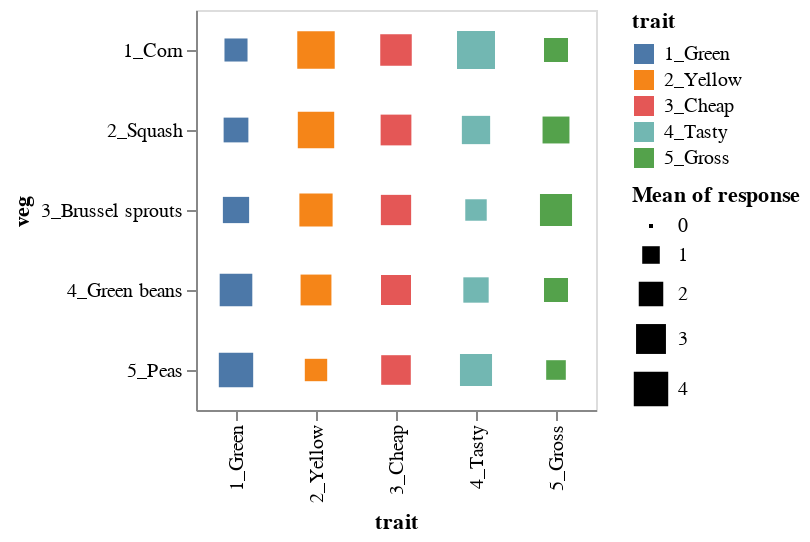

Here is the notebook cell this chart was saved with:
### Markdown cell above
## Changing plot size

- Width and height go in `.properties()`
- We can also add a tooltip
- Also showing you can use a square mark instead of a circle for a similar effect

### Code cell
alt.Chart(df).mark_square().encode(
    x = 'trait:N',
    y = 'veg:N',
    color = 'trait:N',
    size = 'mean(response):Q',
    tooltip = ['mean(response):Q']
).properties(
    width = 200,
    height = 200
)

### Figure 1 — Vega-Lite specification as saved in the notebook (floating-point values rounded to 4 significant figures; data arrays with more than 128 entries replaced by an {"elided": "..."} marker saying what was removed)
{"config": {"view": {"continuousWidth": 300, "continuousHeight": 300}}, "data": {"name": "data-07f93f6fab5f4d4715a804d075ffd351"}, "mark": {"type": "square"}, "encoding": {"color": {"field": "trait", "type": "nominal"}, "size": {"aggregate": "mean", "field": "response", "type": "quantitative"}, "tooltip": [{"aggregate": "mean", "field": "response", "type": "quantitative"}], "x": {"field": "trait", "type": "nominal"}, "y": {"field": "veg", "type": "nominal"}}, "height": 200, "width": 200, "$schema": "https://vega.github.io/schema/vega-lite/v5.8.0.json", "datasets": {"data-07f93f6fab5f4d4715a804d075ffd351": {"elided": "1250 records"}}}
